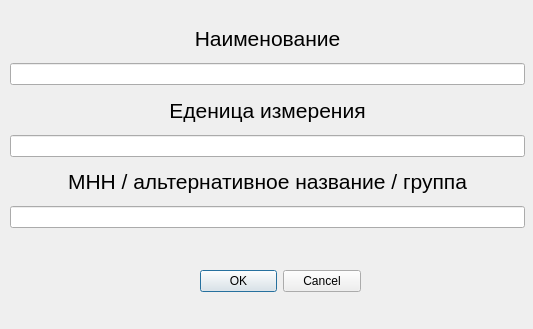
<?xml version="1.0" encoding="UTF-8"?>
<ui version="4.0">
 <class>AddItemDialog</class>
 <widget class="QDialog" name="AddItemDialog">
  <property name="geometry">
   <rect>
    <x>0</x>
    <y>0</y>
    <width>533</width>
    <height>329</height>
   </rect>
  </property>
  <property name="windowTitle">
   <string>Добавить Товар</string>
  </property>
  <widget class="QWidget" name="gridLayoutWidget">
   <property name="geometry">
    <rect>
     <x>10</x>
     <y>20</y>
     <width>515</width>
     <height>208</height>
    </rect>
   </property>
   <layout class="QGridLayout" name="gridLayout">
    <item row="2" column="0">
     <widget class="QLabel" name="label_2">
      <property name="font">
       <font>
        <pointsize>16</pointsize>
       </font>
      </property>
      <property name="text">
       <string>Еденица измерения</string>
      </property>
      <property name="alignment">
       <set>Qt::AlignCenter</set>
      </property>
     </widget>
    </item>
    <item row="3" column="0">
     <widget class="QLineEdit" name="lineEdit_2"/>
    </item>
    <item row="4" column="0">
     <widget class="QLabel" name="label_3">
      <property name="font">
       <font>
        <pointsize>16</pointsize>
       </font>
      </property>
      <property name="text">
       <string>МНН / альтернативное название / группа</string>
      </property>
      <property name="alignment">
       <set>Qt::AlignCenter</set>
      </property>
     </widget>
    </item>
    <item row="0" column="0">
     <widget class="QLabel" name="label">
      <property name="font">
       <font>
        <pointsize>16</pointsize>
       </font>
      </property>
      <property name="text">
       <string>Наименование</string>
      </property>
      <property name="alignment">
       <set>Qt::AlignCenter</set>
      </property>
     </widget>
    </item>
    <item row="1" column="0">
     <widget class="QLineEdit" name="lineEdit"/>
    </item>
    <item row="5" column="0">
     <widget class="QLineEdit" name="lineEdit_3"/>
    </item>
   </layout>
  </widget>
  <widget class="QDialogButtonBox" name="buttonBox">
   <property name="geometry">
    <rect>
     <x>200</x>
     <y>270</y>
     <width>161</width>
     <height>23</height>
    </rect>
   </property>
   <property name="orientation">
    <enum>Qt::Horizontal</enum>
   </property>
   <property name="standardButtons">
    <set>QDialogButtonBox::Cancel|QDialogButtonBox::Ok</set>
   </property>
  </widget>
 </widget>
 <resources/>
 <connections>
  <connection>
   <sender>buttonBox</sender>
   <signal>accepted()</signal>
   <receiver>AddItemDialog</receiver>
   <slot>accept()</slot>
   <hints>
    <hint type="sourcelabel">
     <x>248</x>
     <y>254</y>
    </hint>
    <hint type="destinationlabel">
     <x>157</x>
     <y>274</y>
    </hint>
   </hints>
  </connection>
  <connection>
   <sender>buttonBox</sender>
   <signal>rejected()</signal>
   <receiver>AddItemDialog</receiver>
   <slot>reject()</slot>
   <hints>
    <hint type="sourcelabel">
     <x>316</x>
     <y>260</y>
    </hint>
    <hint type="destinationlabel">
     <x>286</x>
     <y>274</y>
    </hint>
   </hints>
  </connection>
 </connections>
</ui>
